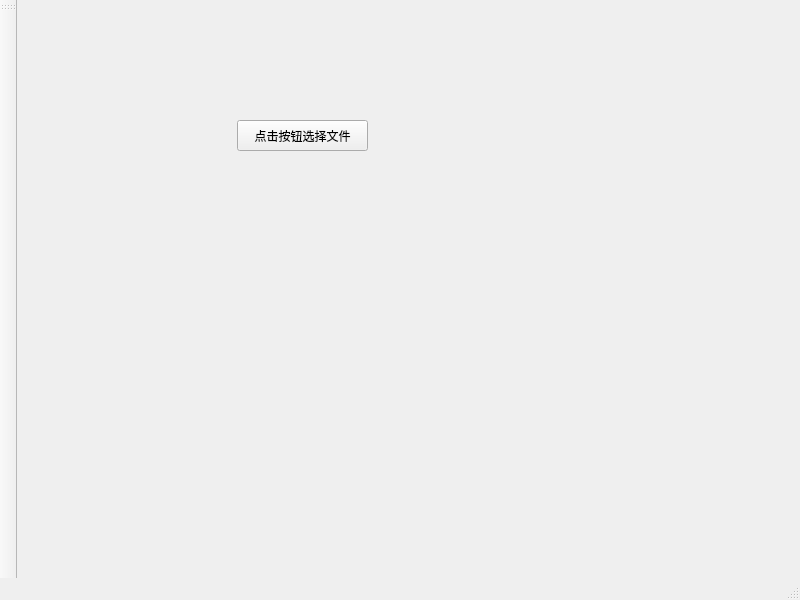
<?xml version="1.0" encoding="UTF-8"?>
<ui version="4.0">
 <class>MainWindow</class>
 <widget class="QMainWindow" name="MainWindow">
  <property name="geometry">
   <rect>
    <x>0</x>
    <y>0</y>
    <width>800</width>
    <height>600</height>
   </rect>
  </property>
  <property name="windowTitle">
   <string>MainWindow</string>
  </property>
  <widget class="QWidget" name="centralwidget">
   <widget class="QPushButton" name="openFileButton">
    <property name="geometry">
     <rect>
      <x>220</x>
      <y>120</y>
      <width>131</width>
      <height>31</height>
     </rect>
    </property>
    <property name="text">
     <string>点击按钮选择文件</string>
    </property>
   </widget>
  </widget>
  <widget class="QMenuBar" name="menubar">
   <property name="geometry">
    <rect>
     <x>0</x>
     <y>0</y>
     <width>800</width>
     <height>18</height>
    </rect>
   </property>
  </widget>
  <widget class="QStatusBar" name="statusbar"/>
  <widget class="QToolBar" name="toolBar">
   <property name="windowTitle">
    <string>toolBar</string>
   </property>
   <attribute name="toolBarArea">
    <enum>LeftToolBarArea</enum>
   </attribute>
   <attribute name="toolBarBreak">
    <bool>false</bool>
   </attribute>
  </widget>
 </widget>
 <resources/>
 <connections/>
</ui>
